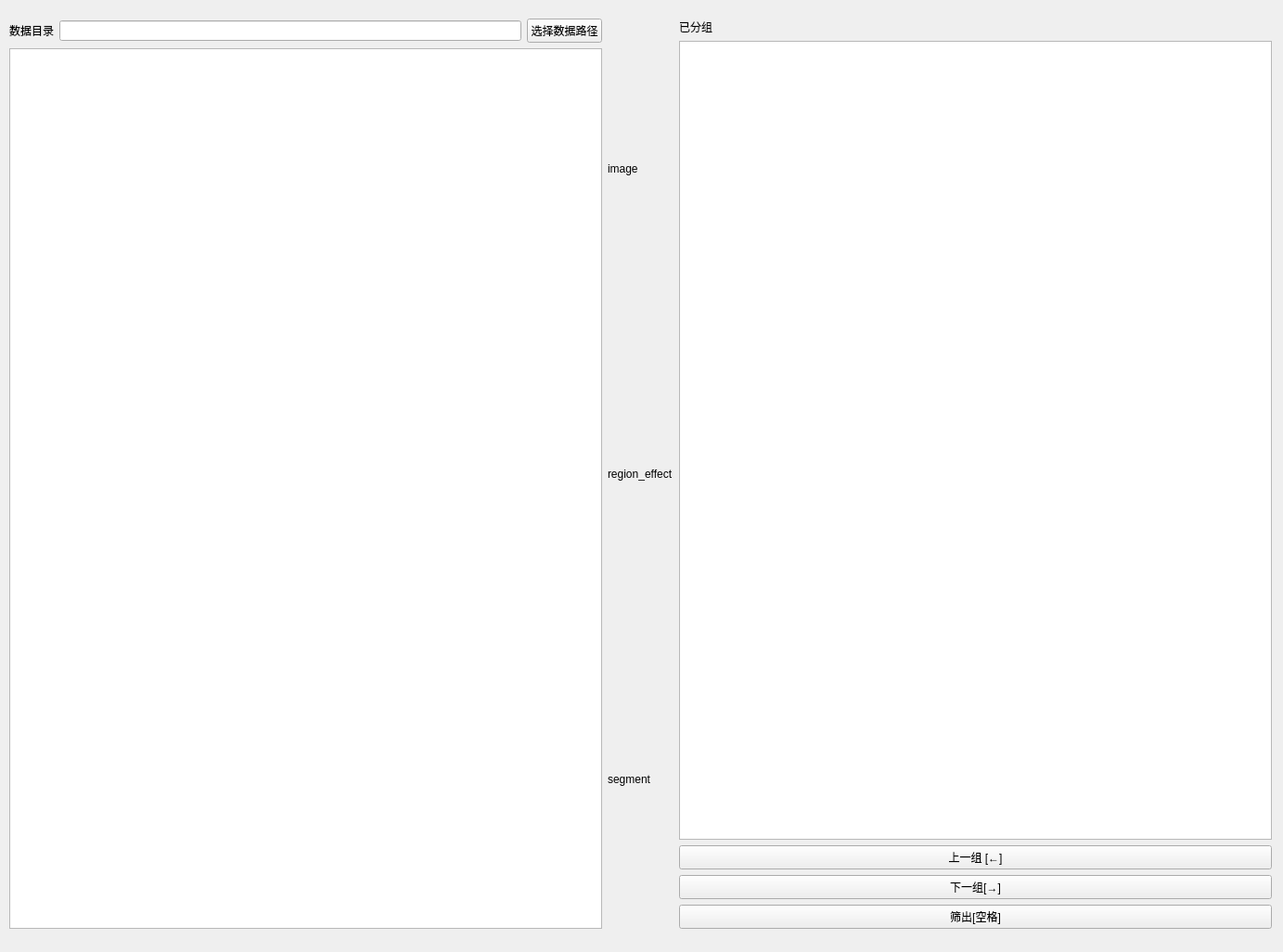
<?xml version="1.0" encoding="UTF-8"?>
<ui version="4.0">
 <class>Form</class>
 <widget class="QWidget" name="Form">
  <property name="geometry">
   <rect>
    <x>0</x>
    <y>0</y>
    <width>1383</width>
    <height>1026</height>
   </rect>
  </property>
  <property name="windowTitle">
   <string>数据筛选</string>
  </property>
  <widget class="QWidget" name="horizontalLayoutWidget_2">
   <property name="geometry">
    <rect>
     <x>10</x>
     <y>20</y>
     <width>1361</width>
     <height>981</height>
    </rect>
   </property>
   <layout class="QHBoxLayout" name="horizontalLayout_main">
    <item>
     <layout class="QVBoxLayout" name="verticalLayout">
      <item>
       <layout class="QHBoxLayout" name="horizontalLayout">
        <item>
         <widget class="QLabel" name="label">
          <property name="text">
           <string>数据目录</string>
          </property>
         </widget>
        </item>
        <item>
         <widget class="QLineEdit" name="lineEdit_fromPath"/>
        </item>
        <item>
         <widget class="QPushButton" name="pushButton_choosePath">
          <property name="text">
           <string>选择数据路径</string>
          </property>
         </widget>
        </item>
       </layout>
      </item>
      <item>
       <widget class="QListWidget" name="listWidget_dataList"/>
      </item>
     </layout>
    </item>
    <item>
     <layout class="QVBoxLayout" name="lbox_image">
      <item>
       <widget class="QLabel" name="label_image">
        <property name="text">
         <string>image</string>
        </property>
       </widget>
      </item>
      <item>
       <widget class="QLabel" name="label_region_effect">
        <property name="text">
         <string>region_effect</string>
        </property>
       </widget>
      </item>
      <item>
       <widget class="QLabel" name="label_segment">
        <property name="text">
         <string>segment</string>
        </property>
        <property name="textFormat">
         <enum>Qt::AutoText</enum>
        </property>
       </widget>
      </item>
     </layout>
    </item>
    <item>
     <layout class="QVBoxLayout" name="verticalLayout_3">
      <item>
       <widget class="QLabel" name="label_2">
        <property name="text">
         <string>已分组</string>
        </property>
       </widget>
      </item>
      <item>
       <widget class="QListWidget" name="listWidget_group"/>
      </item>
      <item>
       <layout class="QVBoxLayout" name="verticalLayout_2">
        <item>
         <widget class="QPushButton" name="pushButton_up">
          <property name="text">
           <string>上一组 [←]</string>
          </property>
         </widget>
        </item>
        <item>
         <widget class="QPushButton" name="pushButton_down">
          <property name="text">
           <string>下一组[→]</string>
          </property>
         </widget>
        </item>
        <item>
         <widget class="QPushButton" name="pushButton_output">
          <property name="text">
           <string>筛出[空格]</string>
          </property>
         </widget>
        </item>
       </layout>
      </item>
     </layout>
    </item>
   </layout>
  </widget>
 </widget>
 <resources/>
 <connections/>
</ui>
